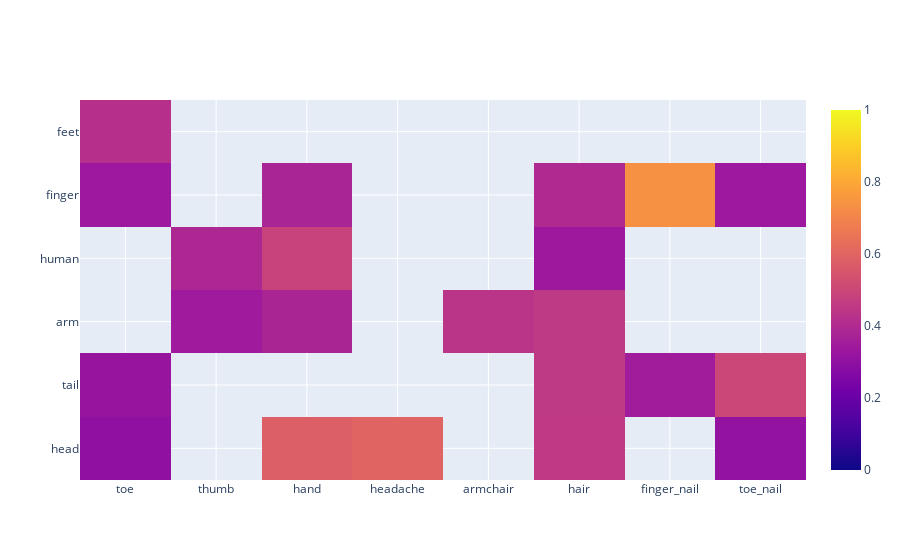

The code cell stored with this chart in its notebook:
### Code cell
# Similarity matrix (plotly)
similarity["average"].plot(threshold=0.3, plotly=True)

### Figure 1 — Plotly figure (JSON) as saved in the notebook; plotly's stock layout.template omitted (floating-point values rounded to 4 significant figures)
{"data": [{"type": "heatmap", "x": ["toe", "thumb", "hand", "headache", "armchair", "hair", "finger_nail", "toe_nail"], "y": ["head", "tail", "arm", "human", "finger", "feet"], "z": [[0.3025, null, 0.5775, 0.5995, null, 0.452, null, 0.3089], [0.3188, null, null, null, null, 0.4542, 0.3517, 0.5004], [null, 0.3435, 0.3807, null, 0.4354, 0.4537, null, null], [null, 0.3875, 0.4878, null, null, 0.3373, null, null], [0.3353, null, 0.3778, null, null, 0.3968, 0.7378, 0.3356], [0.421, null, null, null, null, null, null, null]], "zmax": 1, "zmin": 0}], "layout": {}}
